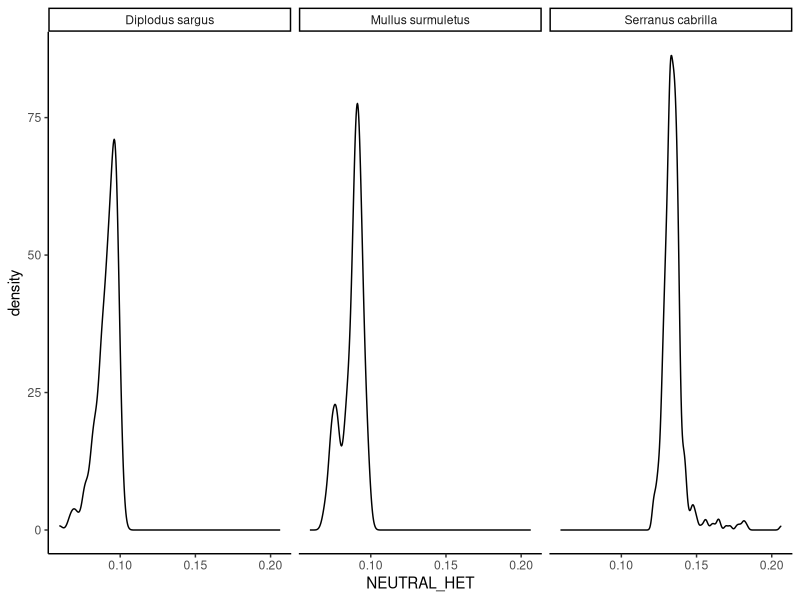
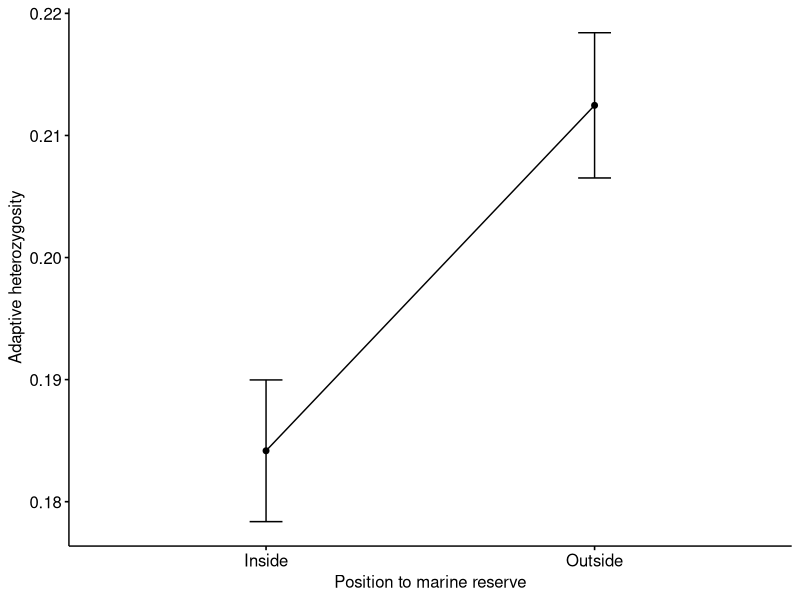
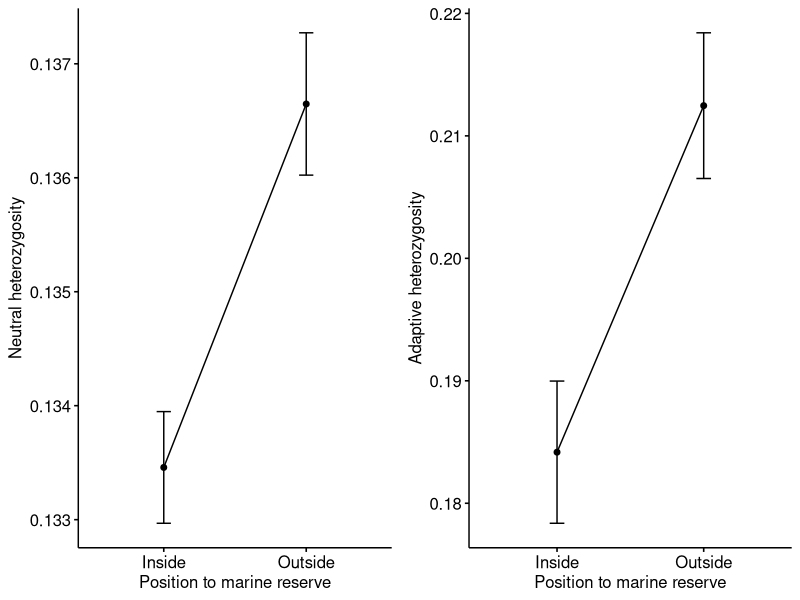

Generate these figures, in order, with R: (Note: this script raises an error after producing the figures.)


### Download libraries
pkgs <- c('tidyr','ggplot2','cowplot','broom','dplyr','ggpubr','factoextra','here',
          'fitdistrplus','logspline','betareg','grid')
nip <- pkgs[!(pkgs %in% installed.packages())]
nip <- lapply(nip, install.packages, dependencies = TRUE)
ip   <- unlist(lapply(pkgs, require, character.only = TRUE, quietly = TRUE))

# Download Data ---

    # Geo distances
     distances_mpa <- read.table("distances_to_mpa_all.txt",header=TRUE,sep="\t")
    
    # genetic diversity
    het <- read.table("genetic_diversity_all.txt",header=TRUE,sep="\t", dec=".")
    
    # environmental information
    env_habitats <- read.table("env_data_landscape.txt", header=TRUE)


################### TEST FOR INSIDE/OUTSIDE RESERVE ####

### Merge morpho and distances to mpa information with category information
morpho_distances_all <- merge(x=het,y=distances_mpa,by.x=c("INDV"),by.y=c("IND"))
morpho_distances_all$SPECIES <- substr(morpho_distances_all$INDV, 1,3)
morpho_distances_all$SPECIES <- ifelse(morpho_distances_all$SPECIES =="mul"| morpho_distances_all$SPECIES =="Mul"| morpho_distances_all$SPECIES =="mul","Mullus surmuletus", ifelse(morpho_distances_all$SPECIES=="dip","Diplodus sargus", ifelse(morpho_distances_all$SPECIES=="ser","Serranus cabrilla","Palinurus elephas")))

### Create a column representing the buffer at 5km (if higher, unbalanced number of samples)
morpho_distances_all$BUFFER5 <- ifelse(morpho_distances_all$distance < 5000, "Inside","Outside")

### Check how is distributed the dataset
aggregate(NEUTRAL_HET ~ BUFFER5+SPECIES+MPA.NAME_EN, data = morpho_distances_all, FUN = length)

### Subset by species
diplodus_morpho_fish_het <- subset(morpho_distances_all, subset=morpho_distances_all$SPECIES=="Diplodus sargus")
mullus_morpho_fish_het <- subset(morpho_distances_all, subset=morpho_distances_all$SPECIES=="Mullus surmuletus")
serranus_morpho_fish_het <- subset(morpho_distances_all, subset=morpho_distances_all$SPECIES=="Serranus cabrilla")

### Check the distribution
ggplot(morpho_distances_all, aes(x=NEUTRAL_HET))+
  geom_density()+
  facet_grid(~SPECIES)+
  theme_classic()

# the distribution is highly skew to positive values. It seems like a beta distribution

### Normality test
morpho_distances_all %>% 
     group_by(SPECIES)  %>% 
    do(tidy(shapiro.test(.$NEUTRAL_HET))) %>% 
    ungroup() %>% 
    select(-method)

### Check linear regression 
morpho_distances_all %>% group_by(SPECIES) %>%
  do(fitGen = tidy(lm(NEUTRAL_HET ~ distance, data = .))) %>% unnest(fitGen)


### Non parametric tests
morpho_distances_all %>% 
  group_by(SPECIES)  %>% 
  do(tidy(wilcox.test(ADAPTIVE_HET~ BUFFER5, data = .))) %>% 
  ungroup()

### Remove south effect
`%notin%` <- Negate(`%in%`)
serranus_morpho_fish_het_north <-subset(serranus_morpho_fish_het, MPA.NAME_EN %notin% c('Cabo de Gata Nijar', 'Cabo de Palos'))
wilcox.test(NEUTRAL_HET ~ BUFFER5, data = serranus_morpho_fish_het_north)

### Make a graph
g1 <- ggline(serranus_morpho_fish_het, x = "BUFFER5", y = "NEUTRAL_HET", 
       add = c("mean_se"), 
       order = c("Inside", "Outside"),
       ylab = "Neutral heterozygosity", xlab = "Position to marine reserve")
g2 <- ggline(serranus_morpho_fish_het, x = "BUFFER5", y = "ADAPTIVE_HET", 
             add = c("mean_se"), 
             order = c("Inside", "Outside"),
             ylab = "Adaptive heterozygosity", xlab = "Position to marine reserve")
g2

### Save the graph
pdf(file = here::here("Fig1.pdf", height=5, width=10))
plot_grid(g1,g2)
dev.off()


################### PCA FOR DATA ####

EnvMatrix <- env_habitats[2:24]

### Scale before PCA
sEnvMatrix = scale(EnvMatrix, center = T, scale = T)

# We can use the prcomp() function to perform the principal component analysis.
ePCA = prcomp(sEnvMatrix)

# The principal components can be found in the $x matrix:
pca_axis <- as.data.frame(ePCA$x)
pca_axis$IND <- env$labels

### PCA on environmental variables
morpho_distances_env <- merge(x=morpho_distances_all,y=pca_axis,by.x=c("INDV"),by.y=c("IND"))

### Check the number of axis to keep
fviz_eig(ePCA)


################### DISTRIBUTION OF HET ####

### Download libraries


### Find the distribution of genetic diversity
descdist(as.vector(diplodus_morpho_fish_het$NEUTRAL_HET), discrete = FALSE)

#The kurtosis and squared skewness of your sample is plotted as a blue point named "Observation". 
#It seems that possible distributions include beta distribution.
fit.beta <- fitdist(as.vector(diplodus_morpho_fish_het$NEUTRAL_HET), "beta")
fit.norm <- fitdist(as.vector(diplodus_morpho_fish_het$NEUTRAL_HET), "norm")

### Compare the residuals plots for the two models
plot(fit.norm)
plot(fit.beta)

### Compare the Akaike Criterion of the two models
fit.beta$aic
fit.norm$aic

################### BUILD MODELS BETWEEN GENETIC DIVERSITY AND ENVIRONMENTAL DATA ####

### test several models
  morpho_distances_env %>% 
  group_by(SPECIES)  %>% 
  do(tidy(betareg(NEUTRAL_HET~ PC2, data = .))) %>% 
  ungroup()
# the only significant variable is PC2

### Check the correlation between these PC2 and distance
cor.test(morpho_distances_env$distance, morpho_distances_env$PC2)

### Build a model 
grob <- grid::grobTree(textGrob("Pseudo R-squared = 0.0331", x=0.4,  y=0.95, hjust=0,
                          gp=gpar(col="black", fontsize=10, fontface="bold")))

diplodus <- ggplot(data = subset(morpho_distances_env, subset=morpho_distances_env$SPECIES=="Diplodus sargus"),aes(x=PC2,y=NEUTRAL_HET)) + 
  geom_point() +
  geom_smooth(method="loess",color="magenta")+
  theme_classic()+
  ylab("Genetic diversity")+
  xlab("")+
  annotation_custom(grob)
diplodus

### Remove the outliers individuals from Serranus cabrilla
no_outliers <- subset(morpho_distances_env, subset=morpho_distances_env$PC2 > -4)

### beta model
mod <- betareg(NEUTRAL_HET ~ PC2, data = subset(no_outliers, subset=no_outliers$SPECIES=="Serranus cabrilla"))
summary(mod)

# mullus no link with env
grob <- grobTree(textGrob("Pseudo R-squared = 0.03343", x=0.4,  y=0.95, hjust=0,
                          gp=gpar(col="black", fontsize=10, fontface="bold")))
serranus <- ggplot(data = subset(no_outliers, subset=no_outliers$SPECIES=="Serranus cabrilla"),aes(x=PC2,y=NEUTRAL_HET)) + 
  geom_point() +
  geom_smooth(method="loess",color="red")+
  theme_classic()+
  ylab("Genetic diversity")+
  xlab("Principal Component 2 of the environmental variation")+
  annotation_custom(grob)
serranus


pdf(file = here::here("Fig2.pdf",width = 4, height=5))
plot_grid(diplodus, serranus, names="auto", ncol=1, nrow=2)
dev.off()
save.image("Fig2.RData")

